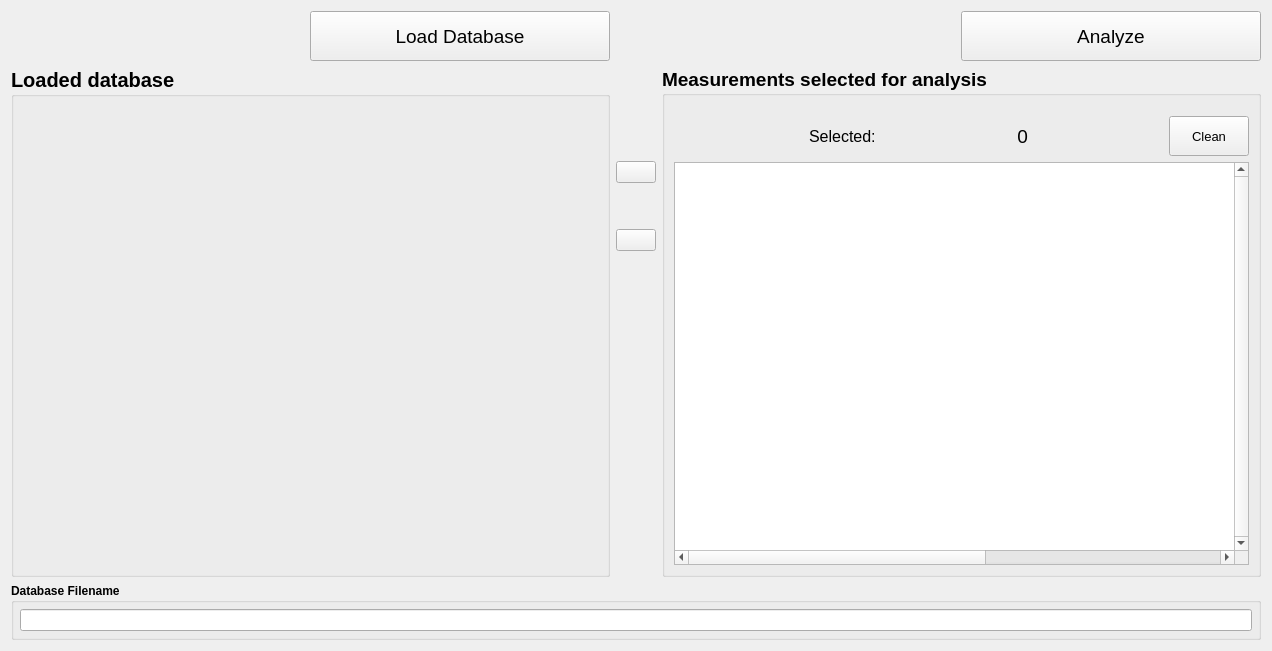
          <widget class="QWidget" name="page_database">
           <property name="geometry">
            <rect>
             <x>0</x>
             <y>0</y>
             <width>1272</width>
             <height>651</height>
            </rect>
           </property>
           <attribute name="label">
            <string>Load Database</string>
           </attribute>
           <layout class="QGridLayout" name="gridLayout_3">
            <item row="1" column="0" colspan="3">
             <widget class="QGroupBox" name="group_box_21">
              <property name="font">
               <font>
                <weight>75</weight>
                <bold>true</bold>
               </font>
              </property>
              <property name="title">
               <string>Database Filename</string>
              </property>
              <layout class="QVBoxLayout" name="verticalLayout_15">
               <property name="margin">
                <number>6</number>
               </property>
               <item>
                <widget class="QLineEdit" name="le_database_filename">
                 <property name="sizePolicy">
                  <sizepolicy hsizetype="Expanding" vsizetype="Preferred">
                   <horstretch>0</horstretch>
                   <verstretch>0</verstretch>
                  </sizepolicy>
                 </property>
                 <property name="font">
                  <font>
                   <weight>50</weight>
                   <bold>false</bold>
                  </font>
                 </property>
                 <property name="readOnly">
                  <bool>true</bool>
                 </property>
                </widget>
               </item>
              </layout>
             </widget>
            </item>
            <item row="0" column="2">
             <layout class="QVBoxLayout" name="verticalLayout_23">
              <item>
               <layout class="QHBoxLayout" name="horizontalLayout_17">
                <item>
                 <spacer name="horizontalSpacer_37">
                  <property name="orientation">
                   <enum>Qt::Horizontal</enum>
                  </property>
                  <property name="sizeHint" stdset="0">
                   <size>
                    <width>40</width>
                    <height>20</height>
                   </size>
                  </property>
                 </spacer>
                </item>
                <item>
                 <widget class="QPushButton" name="bt_analysis_database">
                  <property name="sizePolicy">
                   <sizepolicy hsizetype="Maximum" vsizetype="Fixed">
                    <horstretch>0</horstretch>
                    <verstretch>0</verstretch>
                   </sizepolicy>
                  </property>
                  <property name="minimumSize">
                   <size>
                    <width>300</width>
                    <height>50</height>
                   </size>
                  </property>
                  <property name="font">
                   <font>
                    <pointsize>14</pointsize>
                    <weight>50</weight>
                    <bold>false</bold>
                   </font>
                  </property>
                  <property name="text">
                   <string>Analyze</string>
                  </property>
                  <property name="icon">
                   <iconset>
                    <normaloff>../resources/img/plot.png</normaloff>../resources/img/plot.png</iconset>
                  </property>
                  <property name="iconSize">
                   <size>
                    <width>35</width>
                    <height>35</height>
                   </size>
                  </property>
                 </widget>
                </item>
               </layout>
              </item>
              <item>
               <widget class="QGroupBox" name="group_box_14">
                <property name="font">
                 <font>
                  <pointsize>14</pointsize>
                  <weight>75</weight>
                  <bold>true</bold>
                 </font>
                </property>
                <property name="title">
                 <string>Measurements selected for analysis</string>
                </property>
                <layout class="QGridLayout" name="gridLayout_28">
                 <property name="topMargin">
                  <number>20</number>
                 </property>
                 <item row="0" column="0">
                  <layout class="QHBoxLayout" name="horizontalLayout_13">
                   <item>
                    <spacer name="horizontalSpacer_29">
                     <property name="orientation">
                      <enum>Qt::Horizontal</enum>
                     </property>
                     <property name="sizeHint" stdset="0">
                      <size>
                       <width>44</width>
                       <height>20</height>
                      </size>
                     </property>
                    </spacer>
                   </item>
                   <item>
                    <widget class="QLabel" name="label_6">
                     <property name="font">
                      <font>
                       <pointsize>12</pointsize>
                       <weight>50</weight>
                       <bold>false</bold>
                      </font>
                     </property>
                     <property name="text">
                      <string>Selected:</string>
                     </property>
                    </widget>
                   </item>
                   <item>
                    <spacer name="horizontalSpacer_30">
                     <property name="orientation">
                      <enum>Qt::Horizontal</enum>
                     </property>
                     <property name="sizeHint" stdset="0">
                      <size>
                       <width>44</width>
                       <height>20</height>
                      </size>
                     </property>
                    </spacer>
                   </item>
                   <item>
                    <widget class="QLabel" name="database_output_count">
                     <property name="font">
                      <font>
                       <pointsize>14</pointsize>
                       <weight>50</weight>
                       <bold>false</bold>
                      </font>
                     </property>
                     <property name="layoutDirection">
                      <enum>Qt::LeftToRight</enum>
                     </property>
                     <property name="text">
                      <string>0</string>
                     </property>
                     <property name="alignment">
                      <set>Qt::AlignRight|Qt::AlignTrailing|Qt::AlignVCenter</set>
                     </property>
                    </widget>
                   </item>
                   <item>
                    <spacer name="horizontalSpacer_31">
                     <property name="orientation">
                      <enum>Qt::Horizontal</enum>
                     </property>
                     <property name="sizeHint" stdset="0">
                      <size>
                       <width>40</width>
                       <height>20</height>
                      </size>
                     </property>
                    </spacer>
                   </item>
                   <item>
                    <widget class="QPushButton" name="bt_clear_database_output">
                     <property name="sizePolicy">
                      <sizepolicy hsizetype="Maximum" vsizetype="Maximum">
                       <horstretch>0</horstretch>
                       <verstretch>0</verstretch>
                      </sizepolicy>
                     </property>
                     <property name="minimumSize">
                      <size>
                       <width>0</width>
                       <height>40</height>
                      </size>
                     </property>
                     <property name="font">
                      <font>
                       <pointsize>10</pointsize>
                       <weight>50</weight>
                       <bold>false</bold>
                      </font>
                     </property>
                     <property name="toolTip">
                      <string>&lt;html&gt;&lt;head/&gt;&lt;body&gt;&lt;p&gt;&lt;span style=&quot; font-size:12pt;&quot;&gt;Limpar tabela.&lt;/span&gt;&lt;/p&gt;&lt;/body&gt;&lt;/html&gt;</string>
                     </property>
                     <property name="text">
                      <string>Clean</string>
                     </property>
                     <property name="icon">
                      <iconset>
                       <normaloff>../resources/img/clear.png</normaloff>../resources/img/clear.png</iconset>
                     </property>
                    </widget>
                   </item>
                  </layout>
                 </item>
                 <item row="1" column="0">
                  <widget class="QTableWidget" name="database_output">
                   <property name="font">
                    <font>
                     <pointsize>11</pointsize>
                     <weight>50</weight>
                     <bold>false</bold>
                    </font>
                   </property>
                   <property name="contextMenuPolicy">
                    <enum>Qt::DefaultContextMenu</enum>
                   </property>
                   <property name="toolTip">
                    <string/>
                   </property>
                   <property name="verticalScrollBarPolicy">
                    <enum>Qt::ScrollBarAlwaysOn</enum>
                   </property>
                   <property name="horizontalScrollBarPolicy">
                    <enum>Qt::ScrollBarAlwaysOn</enum>
                   </property>
                   <property name="autoScroll">
                    <bool>false</bool>
                   </property>
                   <property name="autoScrollMargin">
                    <number>150</number>
                   </property>
                   <property name="editTriggers">
                    <set>QAbstractItemView::NoEditTriggers</set>
                   </property>
                   <property name="textElideMode">
                    <enum>Qt::ElideRight</enum>
                   </property>
                   <property name="verticalScrollMode">
                    <enum>QAbstractItemView::ScrollPerPixel</enum>
                   </property>
                   <property name="horizontalScrollMode">
                    <enum>QAbstractItemView::ScrollPerPixel</enum>
                   </property>
                   <property name="rowCount">
                    <number>0</number>
                   </property>
                   <property name="columnCount">
                    <number>1</number>
                   </property>
                   <attribute name="horizontalHeaderVisible">
                    <bool>false</bool>
                   </attribute>
                   <attribute name="horizontalHeaderCascadingSectionResizes">
                    <bool>true</bool>
                   </attribute>
                   <attribute name="horizontalHeaderDefaultSectionSize">
                    <number>1000</number>
                   </attribute>
                   <attribute name="horizontalHeaderMinimumSectionSize">
                    <number>27</number>
                   </attribute>
                   <attribute name="verticalHeaderDefaultSectionSize">
                    <number>30</number>
                   </attribute>
                   <attribute name="verticalHeaderMinimumSectionSize">
                    <number>17</number>
                   </attribute>
                   <column>
                    <property name="text">
                     <string>Arquivo</string>
                    </property>
                    <property name="font">
                     <font>
                      <pointsize>12</pointsize>
                      <weight>50</weight>
                      <bold>false</bold>
                     </font>
                    </property>
                   </column>
                  </widget>
                 </item>
                </layout>
               </widget>
              </item>
             </layout>
            </item>
            <item row="0" column="1">
             <layout class="QVBoxLayout" name="verticalLayout_14">
              <item>
               <spacer name="verticalSpacer_10">
                <property name="orientation">
                 <enum>Qt::Vertical</enum>
                </property>
                <property name="sizeType">
                 <enum>QSizePolicy::Maximum</enum>
                </property>
                <property name="sizeHint" stdset="0">
                 <size>
                  <width>20</width>
                  <height>150</height>
                 </size>
                </property>
               </spacer>
              </item>
              <item>
               <widget class="QPushButton" name="bt_upload_database">
                <property name="toolTip">
                 <string>&lt;html&gt;&lt;head/&gt;&lt;body&gt;&lt;p&gt;Enviar arquivos para lista de dados selecionados.&lt;/p&gt;&lt;/body&gt;&lt;/html&gt;</string>
                </property>
                <property name="text">
                 <string/>
                </property>
                <property name="icon">
                 <iconset>
                  <normaloff>../resources/img/send.png</normaloff>../resources/img/send.png</iconset>
                </property>
                <property name="iconSize">
                 <size>
                  <width>30</width>
                  <height>30</height>
                 </size>
                </property>
               </widget>
              </item>
              <item>
               <spacer name="verticalSpacer_11">
                <property name="orientation">
                 <enum>Qt::Vertical</enum>
                </property>
                <property name="sizeType">
                 <enum>QSizePolicy::Fixed</enum>
                </property>
                <property name="sizeHint" stdset="0">
                 <size>
                  <width>20</width>
                  <height>40</height>
                 </size>
                </property>
               </spacer>
              </item>
              <item>
               <widget class="QPushButton" name="bt_remove_database_output">
                <property name="toolTip">
                 <string>&lt;html&gt;&lt;head/&gt;&lt;body&gt;&lt;p&gt;Excluir arquivos da lista de dados selecionados.&lt;/p&gt;&lt;/body&gt;&lt;/html&gt;</string>
                </property>
                <property name="text">
                 <string/>
                </property>
                <property name="icon">
                 <iconset>
                  <normaloff>../resources/img/delete.png</normaloff>../resources/img/delete.png</iconset>
                </property>
                <property name="iconSize">
                 <size>
                  <width>30</width>
                  <height>30</height>
                 </size>
                </property>
               </widget>
              </item>
              <item>
               <spacer name="verticalSpacer_12">
                <property name="orientation">
                 <enum>Qt::Vertical</enum>
                </property>
                <property name="sizeHint" stdset="0">
                 <size>
                  <width>20</width>
                  <height>40</height>
                 </size>
                </property>
               </spacer>
              </item>
             </layout>
            </item>
            <item row="0" column="0">
             <layout class="QVBoxLayout" name="verticalLayout_22">
              <item>
               <layout class="QHBoxLayout" name="horizontalLayout_11">
                <property name="sizeConstraint">
                 <enum>QLayout::SetDefaultConstraint</enum>
                </property>
                <item>
                 <spacer name="horizontalSpacer_25">
                  <property name="orientation">
                   <enum>Qt::Horizontal</enum>
                  </property>
                  <property name="sizeHint" stdset="0">
                   <size>
                    <width>40</width>
                    <height>20</height>
                   </size>
                  </property>
                 </spacer>
                </item>
                <item>
                 <widget class="QPushButton" name="bt_load_database">
                  <property name="sizePolicy">
                   <sizepolicy hsizetype="Maximum" vsizetype="Fixed">
                    <horstretch>0</horstretch>
                    <verstretch>0</verstretch>
                   </sizepolicy>
                  </property>
                  <property name="minimumSize">
                   <size>
                    <width>300</width>
                    <height>50</height>
                   </size>
                  </property>
                  <property name="font">
                   <font>
                    <pointsize>14</pointsize>
                    <weight>50</weight>
                    <bold>false</bold>
                   </font>
                  </property>
                  <property name="text">
                   <string>Load Database</string>
                  </property>
                  <property name="icon">
                   <iconset>
                    <normaloff>../resources/img/database_add.png</normaloff>../resources/img/database_add.png</iconset>
                  </property>
                  <property name="iconSize">
                   <size>
                    <width>24</width>
                    <height>24</height>
                   </size>
                  </property>
                 </widget>
                </item>
               </layout>
              </item>
              <item>
               <widget class="QGroupBox" name="group_box_12">
                <property name="sizePolicy">
                 <sizepolicy hsizetype="Preferred" vsizetype="Expanding">
                  <horstretch>0</horstretch>
                  <verstretch>0</verstretch>
                 </sizepolicy>
                </property>
                <property name="font">
                 <font>
                  <pointsize>15</pointsize>
                  <weight>75</weight>
                  <bold>true</bold>
                 </font>
                </property>
                <property name="title">
                 <string>Loaded database</string>
                </property>
                <layout class="QVBoxLayout" name="verticalLayout_13">
                 <property name="topMargin">
                  <number>20</number>
                 </property>
                 <item>
                  <layout class="QHBoxLayout" name="database_input_lt">
                   <property name="sizeConstraint">
                    <enum>QLayout::SetDefaultConstraint</enum>
                   </property>
                  </layout>
                 </item>
                </layout>
               </widget>
              </item>
             </layout>
            </item>
           </layout>
          </widget>
